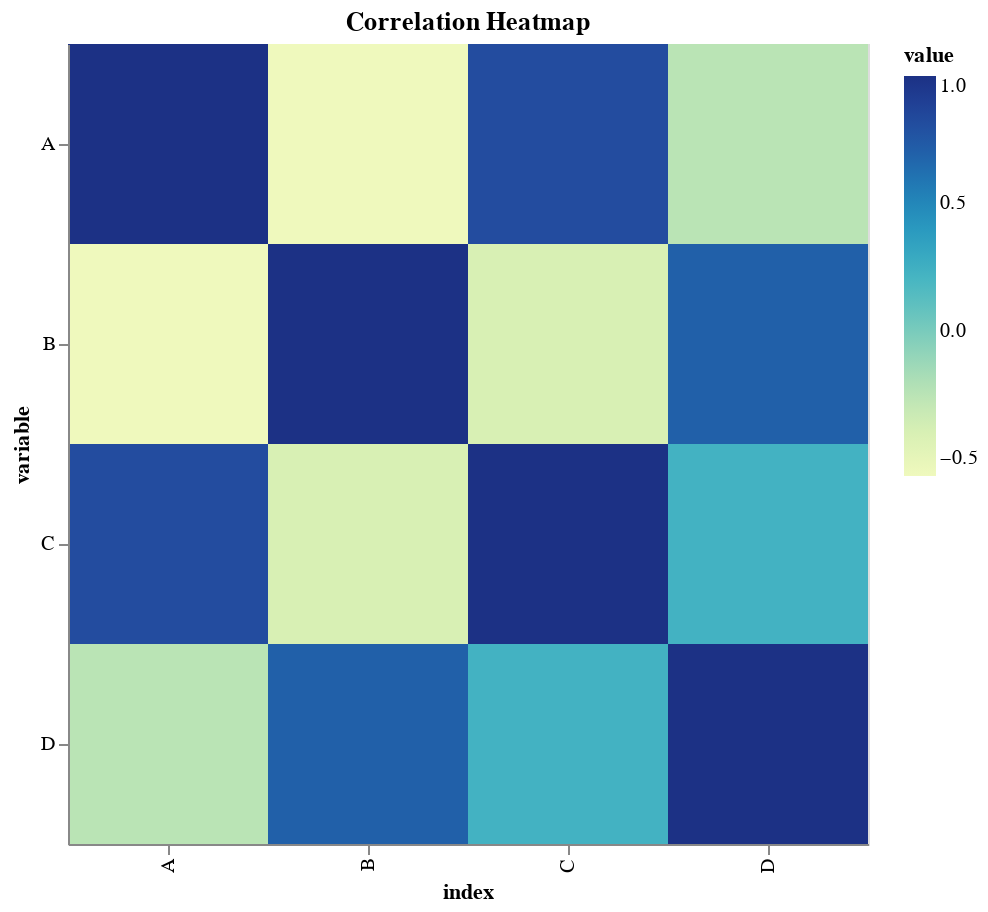

Write notebook code for a chart like this one.
### Code cell
import altair as alt
import pandas as pd
import numpy as np

# Create a DataFrame
np.random.seed(0)
data = np.random.randn(5, 4)
df = pd.DataFrame(data, columns=list("ABCD"))

# Calculate correlation
correlation_df = df.corr().reset_index().melt("index")

# Plot heatmap
alt.Chart(correlation_df).mark_rect().encode(
    x="index:O", y="variable:O", color="value:Q"
).properties(
    title="Correlation Heatmap",
    height=400,
    width=400,
)

### Figure 1 — Vega-Lite specification as saved in the notebook (floating-point values rounded to 4 significant figures)
{"config": {"view": {"continuousWidth": 300, "continuousHeight": 300}}, "data": {"name": "data-506e9c50bfe75be80ca740a56f01ee5b"}, "mark": {"type": "rect"}, "encoding": {"color": {"field": "value", "type": "quantitative"}, "x": {"field": "index", "type": "ordinal"}, "y": {"field": "variable", "type": "ordinal"}}, "height": 400, "title": "Correlation Heatmap", "width": 400, "$schema": "https://vega.github.io/schema/vega-lite/v5.8.0.json", "datasets": {"data-506e9c50bfe75be80ca740a56f01ee5b": [{"index": "A", "variable": "A", "value": 1.0}, {"index": "B", "variable": "A", "value": -0.5703}, {"index": "C", "variable": "A", "value": 0.8126}, {"index": "D", "variable": "A", "value": -0.2433}, {"index": "A", "variable": "B", "value": -0.5703}, {"index": "B", "variable": "B", "value": 1.0}, {"index": "C", "variable": "B", "value": -0.3965}, {"index": "D", "variable": "B", "value": 0.7016}, {"index": "A", "variable": "C", "value": 0.8126}, {"index": "B", "variable": "C", "value": -0.3965}, {"index": "C", "variable": "C", "value": 1.0}, {"index": "D", "variable": "C", "value": 0.2275}, {"index": "A", "variable": "D", "value": -0.2433}, {"index": "B", "variable": "D", "value": 0.7016}, {"index": "C", "variable": "D", "value": 0.2275}, {"index": "D", "variable": "D", "value": 1.0}]}}
